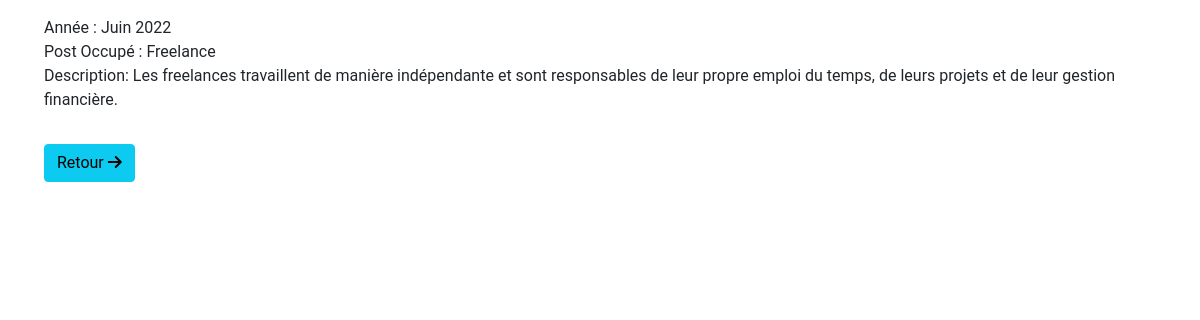
/admin/src/View/EachEducationItemView.php?id=9, run on the app's committed database.
### tables this page shows
CREATE TABLE `education` (
  `id` int(11) NOT NULL,
  `annee` varchar(25) NOT NULL,
  `post` varchar(100) NOT NULL,
  `description` varchar(255) NOT NULL,
  `position` int(11) NOT NULL
);

### admin/src/Model/ViewEducationModel.php (called while the page is built, shortened)
<?php
    $db = DataBase::connect();
        $statement = $db->prepare('SELECT education.annee, education.post, education.description FROM education WHERE education.id= ?');
        $statement->execute((array($id)));
        $education = $statement->fetch();

### admin/src/View/EachEducationItemView.php (the view, shortened to what this page needs)
<?php
    if(!empty($_GET['id'])){
        $id = cleanInput($_GET['id']);
    }
    require_once('../Model/ViewEducationModel.php');
    function cleanInput($data)
    {
        return $data;
    }
    ?>
<!DOCTYPE html>
<html lang="fr">
<head>
    <link rel="stylesheet" href="../css/Admin.css">
    <?php
        include("../config/links/CdnCSs.php");
    ?>
</head>
<body>
    <div class="container-fluid">
        <form class="form" method="get">
            <div class="form-group">
                <label for="annee">Année :</label>
                <?= $education['annee'] ;?>
            </div>
            <div class="form-group">
                <label for="post">Post Occupé :</label>
                <?= $education['post'] ;?>
            </div>
            <div class="form-group">
                <label for="description">Description:</label>
                <?= $education['description'] ;?>
            </div>
            <div class="form-actions">
                <a href="../../" class="btn btn-info"><span class="glyphicon glyphicon-arrow-left"></span> Retour
                <i class="fa fa-arrow-right"></i>
            </a>
            </div>
        </form>
    </div>
</body>
</html>

### admin/src/css/Admin.css (style rules this page uses)
:root { --firstColorHue: 47; --secondColorHue: 95%; --thirdColorHue: 56%; --firstBackgroundHue: 252; --secondBackgroundHue: 30%; --thirdBackgroundHue: 92%; --gray: hsl(0, 0%, 20%); --white: hsl(0, 0%, 100%); --light: hsl(var(--firstBackgroundHue), var(--secondBackgroundHue), var(--thirdBackgroundHue)); --black: hsl(0, 0%, 0%); --yellow: hsl(var(--firstColorHue), var(--secondColorHue), var(--thirdColorHue)); --primary: hsl(257, 75%, 60%); --info: hsl(249, 74%, 40%); --secondary: hsl(252, 60%, 65%); --danger: hsl(352, 81%, 50%); --success: hsl(120, 79%, 42%); --gray: hsl(252, 15%, 65%); --dark: hsl(252, 30%, 17%); --black: hsl(252, 30%, 10%); --padding: 1rem 2rem; --margin: 1rem; --border-radius: 1rem; --border-card-radius: 1rem; --border-card-right-radius: 1.2rem; --border-card-left-radius: 1.2rem; --card-padding: .7rem 1rem; --img-radius: .4rem; }
* { font-family: 'Roboto', sans-serif; margin: 0; padding: 0; outline: none; border: none; box-sizing: border-box; transition: all .15s linear; }
html { overflow-x: hidden; }
body { background: var(--light); color: var(--black); padding: var(--padding); text-align: center; }
.btn { background-color: var(--yellow); color: var(--white); padding: .4rem .7rem; border: solid .1rem var(--info); border-radius: var(--border-radius); cursor: pointer; margin-top: 2rem; font-size: 1.2rem; text-decoration: none; font-size: 87.5%; }
.btn-info { background: var(--info); }

### data on the page
education: annee "Juin 2022", post "Freelance", description "Les freelances travaillent de manière indépendante et sont responsables de leur propre emploi du temps, de leurs projets et de leur gestion financière."
